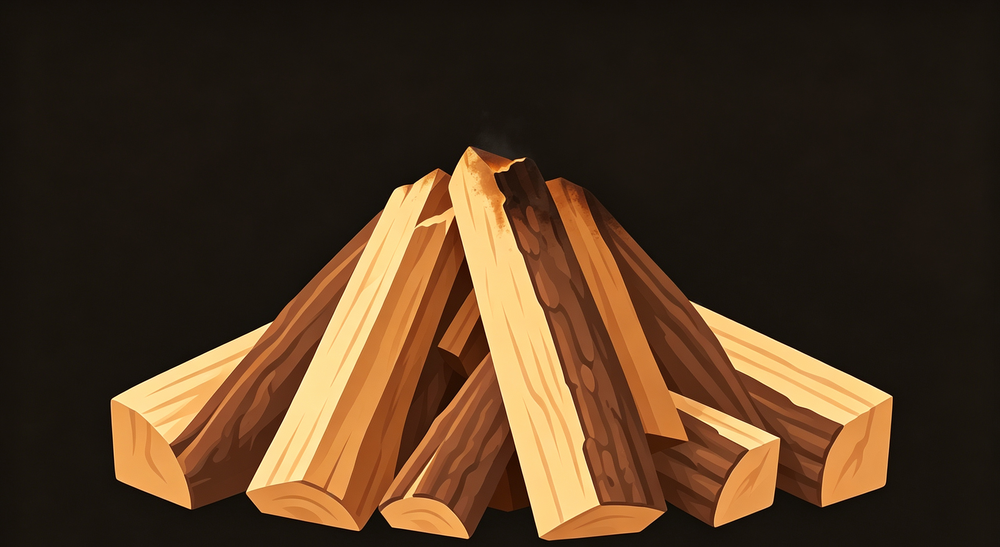
#> input picture keyboard-heat/assets/log-pile-front.png, 1000 x 547 px, shrunk from 2560 x 1400 before the run
$ python _watermark_probe.py assets/log-pile-front.png
#> lines starting #> are read from the running program, lines starting #| are printed output that depends on the picture; after the words box and inside, x2 and y2 are one past the last pixel; in counts of white or black regions, pixels touching at a corner belong together
"""查素材的右下角水印：它会被当成"柴堆内容"算进包围盒，把落位带偏。

对每张图输出：
  · 全图内容包围盒、逐行内容宽度（找真实内容底边，水印在它下面）
  · 右下角区域（x ≥ 0.76W 且 y ≥ 0.84H）的内容包围盒
  · 该区域的 ASCII 图（'#' = 亮像素），直观看水印的形状、离木头多远
  · 水印左侧 120px 隔离带里的内容像素数 —— 为 0 才说明"能整块擦掉"

    .pyenv\\Scripts\\python.exe _watermark_probe.py            # 默认查全部素材
    .pyenv\\Scripts\\python.exe _watermark_probe.py <路径> ...  # 或指定

全用 PIL 的 C 实现（ImageChops.lighter → point → getbbox），2560×1696 毫秒级；
早先那版是 Python 逐像素三重循环，一张图十几秒。
"""
from __future__ import annotations

import sys
from pathlib import Path

from PIL import Image, ImageChops

HERE = Path(__file__).resolve().parent
GEN = HERE.parent / "generated-images"
DEFAULT = [
    ("篝火3（新后景）", GEN / "篝火3.png"),
    ("篝火3_低矮（新前景）", GEN / "篝火3_低矮.png"),
]
LUMA = 40


def mask_of(im: Image.Image, luma: int = LUMA) -> Image.Image:
    """亮于阈值的像素 → 255，其余 0。等价于逐像素 max(r,g,b) >= luma。"""
    r, g, b = im.convert("RGB").split()
    m = ImageChops.lighter(ImageChops.lighter(r, g), b)
    return m.point(lambda i: 255 if i >= luma else 0)


def main(argv):
    items = ([(Path(p).stem, Path(p)) for p in argv[1:]] if len(argv) > 1
             else DEFAULT)
    for name, path in items:
        if not path.exists():
            print("== %s  缺失 %s\n" % (name, path))
            continue
        im = Image.open(path)
#> im is the input picture: PIL image 1000x547 RGB; mean R, G, B 76.5, 53.7, 32.5
        w, h = im.size
#> w = 1000; h = 547
        m = mask_of(im)
#> in mask_of, `r, g, b = im.convert("RGB").split()`:
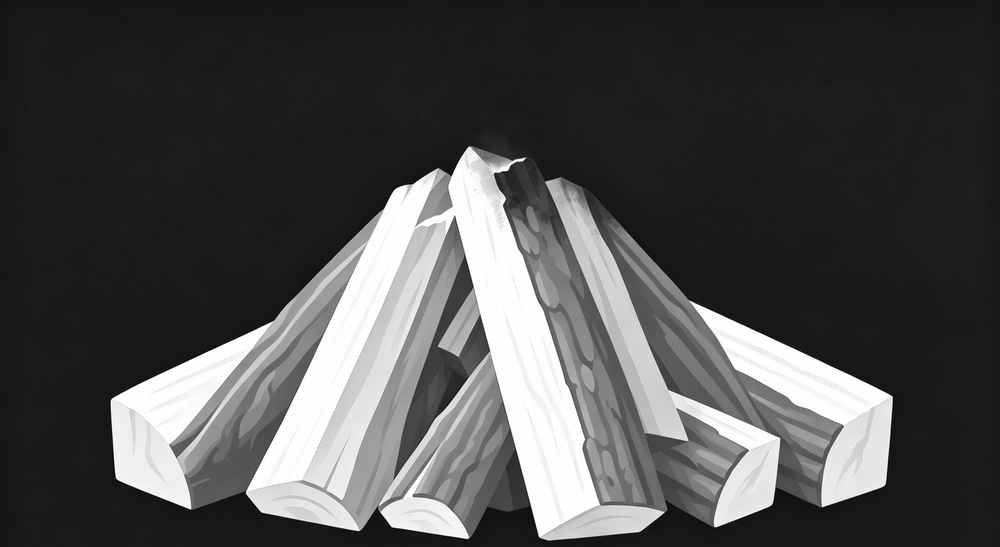
#> r: PIL image 1000x547 L; min 0, max 255, mean 76.5
#> in mask_of, `r, g, b = im.convert("RGB").split()`:
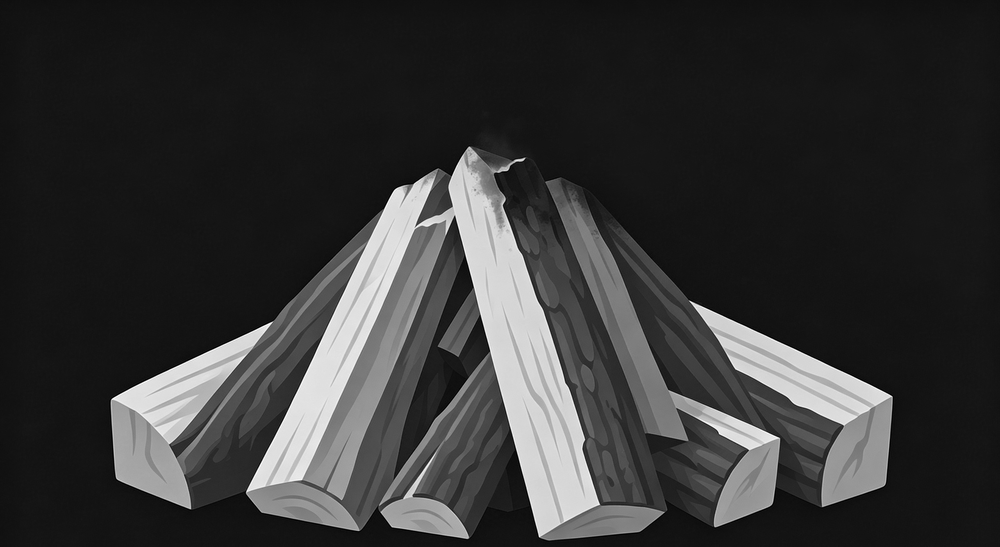
#> g: PIL image 1000x547 L; min 0, max 255, mean 53.7
#> in mask_of, `r, g, b = im.convert("RGB").split()`:
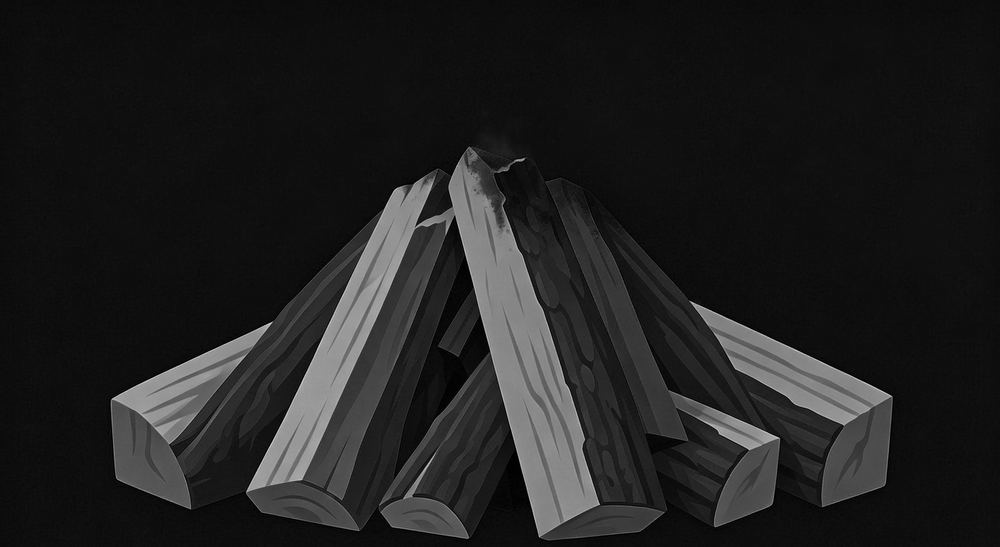
#> b: PIL image 1000x547 L; min 0, max 208, mean 32.5
#> in mask_of, `return m.point(lambda i: 255 if i >= luma else 0)`:
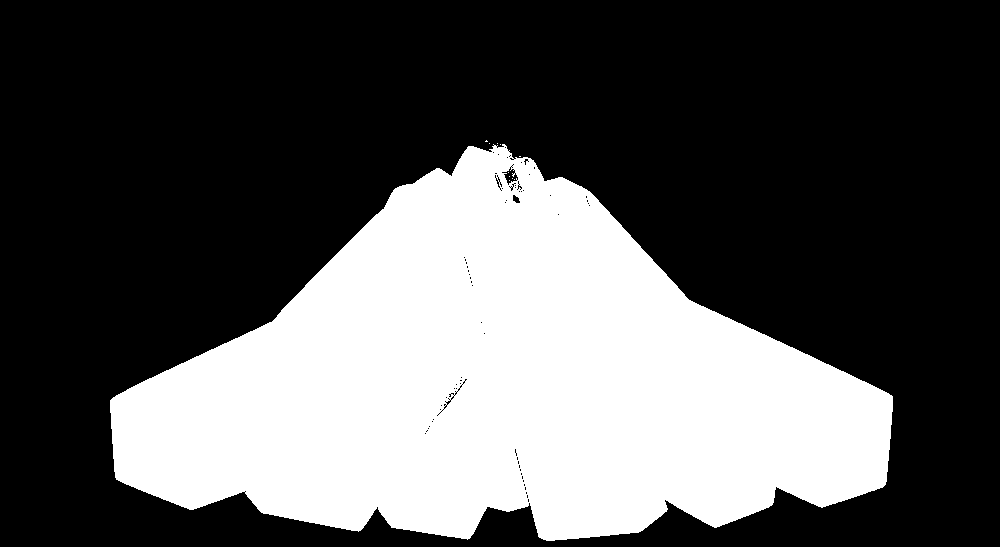
#> returned value: PIL image 1000x547 L; 33.8% white; 11 white regions (10 under 20 px), largest, box (x1, y1, x2, y2) and area: (110, 144, 893, 541) 184837
        box = m.getbbox()               # (left, upper, right, lower)，右下开区间
#> box = (110, 140, 893, 541)
        print("== %s  %dx%d" % (name, w, h))
#| == log-pile-front  1000x547
        print("   全图内容      x %d..%d  y %d..%d（右下开区间）"
              % (box[0], box[2] - 1, box[1], box[3] - 1))
#|    全图内容      x 110..892  y 140..540（右下开区间）

        # 逐行宽度：从底往上找"真实内容底边"——水印那几行是孤立的窄条
        rows = []
        for y in range(box[1], box[3]):
            bb = m.crop((0, y, w, y + 1)).getbbox()
            rows.append((y, bb[0], bb[2] - 1) if bb else (y, -1, -1))
#> this loop made 401 passes
#> bb on passes 1, 2, 4: (486, 0, 487, 1), (485, 0, 488, 1), (489, 0, 498, 1)
#> after the loop, rows = 401 items, first 6: (140, 486, 486), (141, 485, 487), (142, -1, -1), (143, 489, 497), (144, 493, 504), (145, 494, 505)
        real = [r for r in rows if r[1] >= 0]
#> real = 400 items, first 6: (140, 486, 486), (141, 485, 487), (143, 489, 497), (144, 493, 504), (145, 494, 505), (146, 468, 506)
        gaps = [r for r in rows if r[1] < 0]
#> gaps = [(142, -1, -1)]
        print("   有内容的行    %d 行（y %d..%d 里 %d 行是空的）"
              % (len(real), box[1], box[3], len(gaps)))
#|    有内容的行    400 行（y 140..541 里 1 行是空的）
        if gaps:
            print("   空行          %s" % _runs([r[0] for r in gaps]))
#|    空行          142
        # 真实内容底边 = 尾部那段"孤立内容块"（水印）之前的最后一行有内容的行。
        # 直接取 real[-1] 会取到水印 —— 水印跟木头之间隔着一大段全空行，
        # 所以要先把跨过空行的尾部块摘出来。
        real_body, real_tail = real, []
#> real_body has the same summary as real; real_tail = []
        if gaps:
            tail_start = gaps[-1][0] + 1
#> tail_start = 143
            real_body = [r for r in real if r[0] < tail_start]
#> real_body = [(140, 486, 486), (141, 485, 487)]
            real_tail = [r for r in real if r[0] >= tail_start]
#> real_tail = 398 items, first 6: (143, 489, 497), (144, 493, 504), (145, 494, 505), (146, 468, 506), (147, 467, 506), (148, 467, 506)
            print("   尾部孤立块    y %s  x %d..%d（水印）"
                  % (_runs([r[0] for r in real_tail]),
                     min(r[1] for r in real_tail),
                     max(r[2] for r in real_tail)))
#> the loop in _runs (call 2), `while i < len(nums):` made 1 pass
#> i on pass 1: 398
#|    尾部孤立块    y 143..540  x 110..892（水印）
        if real_body:
            print("   真实内容底边  y %d（该行 x %d..%d）"
                  % (real_body[-1][0], real_body[-1][1], real_body[-1][2]))
#|    真实内容底边  y 141（该行 x 485..487）
            print("   裁切线建议    %d（内容底边 +20，且在水印顶 y=%s 之上）"
                  % (real_body[-1][0] + 20,
                     real_tail[0][0] if real_tail else "无水印"))
#|    裁切线建议    161（内容底边 +20，且在水印顶 y=143 之上）
        # 底部 8 行宽度，直观看水印是不是"窄条"
        print("   底部各行的内容宽度（x 范围）：")
        for y, x0, x1 in real[-8:]:
            print("     y=%4d  x %4d..%4d  宽 %d" % (y, x0, x1, x1 - x0 + 1))
#> this loop made 8 passes
#> (x0, x1) on passes 1 to 8: (428, 629), (435, 618), (441, 609), (447, 599), (455, 589), (461, 578), (467, 566), (546, 554)
#|      y= 533  x  428.. 629  宽 202
#|      y= 534  x  435.. 618  宽 184
#|      y= 535  x  441.. 609  宽 169
#|      y= 536  x  447.. 599  宽 153
#|      y= 537  x  455.. 589  宽 135
#|      y= 538  x  461.. 578  宽 118
#|      y= 539  x  467.. 566  宽 100
#|      y= 540  x  546.. 554  宽 9

        # 右下角区域
        x_lo, y_lo = int(0.76 * w), int(0.84 * h)
#> x_lo = 760; y_lo = 459
        cbox = m.crop((x_lo, y_lo, w, h)).getbbox()
#> cbox = (0, 0, 129, 52)
        if cbox:
            cx0, cy0, cx1, cy1 = (x_lo + cbox[0], y_lo + cbox[1],
                                  x_lo + cbox[2] - 1, y_lo + cbox[3] - 1)
#> cx0 = 760; cy0 = 459; cx1 = 888; cy1 = 510
            n = sum(m.crop((x_lo, y_lo, w, h)).point(lambda i: 1 if i else 0)
                    .getdata())
#> n = 5028
            print("   右下角内容    x %d..%d  y %d..%d  (%d px)"
                  % (cx0, cx1, cy0, cy1, n))
#|    右下角内容    x 760..888  y 459..510  (5028 px)
        else:
            cx0 = cx1 = cy0 = cy1 = None
            print("   右下角内容    无")

        # 隔离带：水印左侧 120px 的竖条里有内容吗
        if cbox:
            gx = max(0, cx0 - 120)
#> gx = 640
            gap = m.crop((gx, y_lo, cx0, h)).getbbox()
#> gap = (0, 0, 120, 73)
            n_gap = 0
            if gap:
                n_gap = sum(m.crop((gx, y_lo, cx0, h))
                            .point(lambda i: 1 if i else 0).getdata())
#> n_gap = 7119
            print("   隔离带 x %d..%d（水印左侧 120px）内容像素 %d  → %s"
                  % (gx, cx0, n_gap,
                     "水印孤立，可整块擦掉" if n_gap == 0
                     else "水印与木头相连，不能整块擦"))
#|    隔离带 x 640..760（水印左侧 120px）内容像素 7119  → 水印与木头相连，不能整块擦

        # 右下角 ASCII
        cols = 76
        step = max(1, (w - x_lo) // cols)
#> step = 3
        print("   右下角 ASCII  x %d..%d  y %d..%d（每字符 %dpx）"
              % (x_lo, w, y_lo, h, step))
#|    右下角 ASCII  x 760..1000  y 459..547（每字符 3px）
        for y in range(y_lo, h, step):
            row = ""
            for x in range(x_lo, w, step):
                v = m.getpixel((x, y))
                row += "#" if v else "."
            if row.strip("."):
                print("     %s" % row)
        print()
    return 0


def _runs(nums):
    """[1605,1606,1607,1610] → '1605..1607, 1610'"""
    out, i = [], 0
    while i < len(nums):
        j = i
        while j + 1 < len(nums) and nums[j + 1] == nums[j] + 1:
            j += 1
        out.append(str(nums[i]) if j == i else "%d..%d" % (nums[i], nums[j]))
        i = j + 1
    return "、".join(out)


if __name__ == "__main__":
    raise SystemExit(main(sys.argv))
#> (the program exits here)
